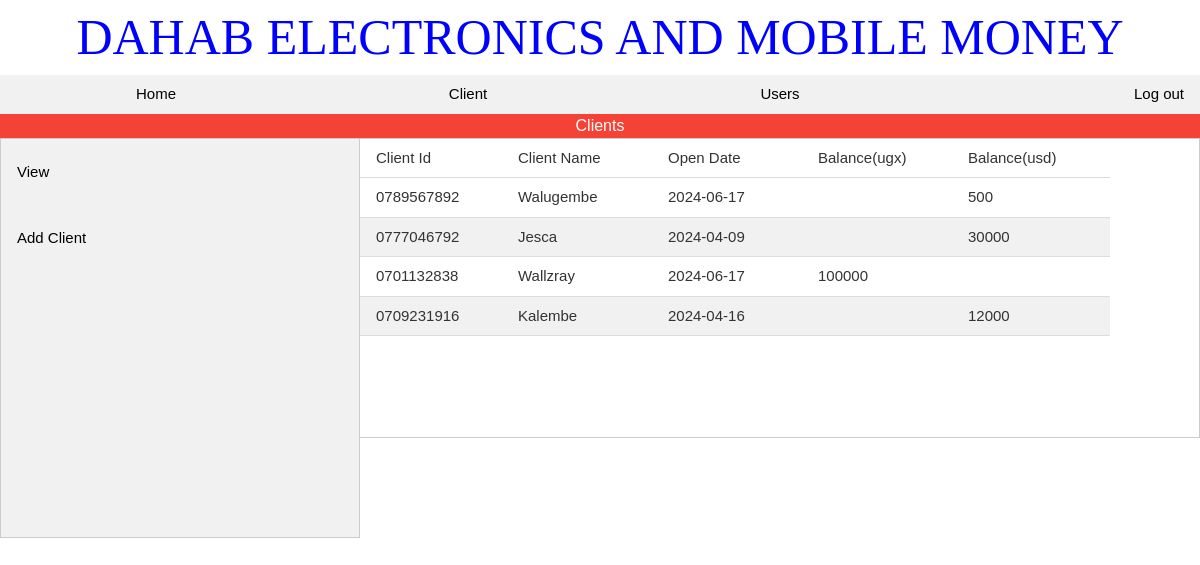
The page /client.php on the database its author committed.
### tables this page shows
CREATE TABLE IF NOT EXISTS `clients` (
  `clientId` varchar(20) NOT NULL,
  `clientName` varchar(20) NOT NULL,
  `openDate` date NOT NULL,
  `Amountugx` int DEFAULT NULL,
  `Amountusd` int DEFAULT NULL,
  PRIMARY KEY (`clientId`)
);

### client.php (the view, shortened to what this page needs)
<?php
include "myAdmin.php";
?>
<!DOCTYPE html>
<html lang="en">
<head>
    <link rel="stylesheet" href="css/style.css">
    <link rel="stylesheet" href="css/bootstrap.min.css">
    <link rel="stylesheet" href="css/w3.css">
</head>
<body>
  <div style="text-align: center;">
  <span style="font-family:algerian; color: blue; font-size: 50px;">DAHAB ELECTRONICS AND MOBILE MONEY</span>
</div>
    <div class="w3-bar w3-light-grey">
        <a href="admin.php" class="w3-bar-item w3-button w3-mobile w3-hover-blue"  style="width: 26%;">Home</a>
        <a href="client.php" class="w3-bar-item w3-button w3-mobile w3-hover-blue" style="width: 26%;">Client</a>
        <a href="user.php"class="w3-bar-item w3-button w3-mobile w3-hover-blue"    style="width: 26%;">Users</a>
        <a href="index.php" class="w3-bar-item w3-button w3-mobile w3-hover-blue w3-right">Log out</a>
    </div>
    <div class="w3-container w3-red" style="text-align: center; font-size: medium;">
        Clients
    </div>
    <div class="tab">
        <button class="tablinks" onclick="openDiv(event, 'View')">View</button>
        <button class="tablinks" onclick="openDiv(event, 'Add')">Add Client</button>
    </div>
    <div id="View" class="tabcontent w3-table w3-striped w3-bordered">
        <table >
            <thead>
                <td>Client Id</td>
                <td>Client Name</td>
                <td>Open Date</td>
                <td>Balance(ugx)</td>
                <td>Balance(usd)</td>
            </thead>
            <tbody>
              <?php
                $clientquery= $db->query("SELECT * from clients");
                $clientnum= mysqli_num_rows($clientquery);
                for($a=1; $a<= $clientnum; $a++){
                  $crow= mysqli_fetch_row($clientquery);
                  $Clientid= $crow[0];
                  $Clientname= $crow[1];
                  $Opendate= $crow[2];
                  $Amountugx= $crow[3];
                  $Amountusd= $crow[4];
                  echo "
                <tr>
                    <td>$Clientid</td>
                    <td>$Clientname</td>
                    <td>$Opendate</td>
                    <td>$Amountugx</td>
                    <td>$Amountusd</td>
                </tr>
                ";
              } ?>
            </tbody>
        </table>
    </div>
</body>
</html>

### Mobilemoney/css/style.css (style rules this page uses)
body { background: #f4f4f4; }

### Mobilemoney/css/w3.css (style rules this page uses)
html { box-sizing:border-box }
*,*:before,*:after { box-sizing:inherit }
html { -ms-text-size-adjust:100%;-webkit-text-size-adjust:100% }
body { margin:0 }
a { background-color:transparent }
button,input,select,textarea,optgroup { font:inherit;margin:0 }
button,input { overflow:visible }
button,select { text-transform:none }
button,[type=button],[type=reset],[type=submit] button::-moz-focus-inner,[type=button]::-moz-focus-inner,[type=reset]::-moz-focus-inner,[type=submit]::-moz-focus-inner { border-style:none;padding:0 }
html,body { font-family:Verdana,sans-serif;font-size:15px;line-height:1.5 }
html { overflow-x:hidden }
a { color:inherit }
.w3-table,.w3-table-all { border-collapse:collapse;border-spacing:0;width:100%;display:table }
.w3-bordered tr,.w3-table-all tr { border-bottom:1px solid #ddd }
.w3-striped tbody tr:nth-child(even) { background-color:#f1f1f1 }
.w3-table td,.w3-table th,.w3-table-all td,.w3-table-all th { padding:8px 8px;display:table-cell;text-align:left;vertical-align:top }
.w3-table th:first-child,.w3-table td:first-child,.w3-table-all th:first-child,.w3-table-all td:first-child { padding-left:16px }
.w3-btn,.w3-button { border:none;display:inline-block;padding:8px 16px;vertical-align:middle;overflow:hidden;text-decoration:none;color:inherit;background-color:inherit;text-align:center;cursor:pointer;white-space:nowrap }
.w3-btn,.w3-button { -webkit-touch-callout:none;-webkit-user-select:none;-khtml-user-select:none;-moz-user-select:none;-ms-user-select:none;user-select:none }
.w3-bar { width:100%;overflow:hidden }
.w3-bar .w3-bar-item { padding:8px 16px;float:left;width:auto;border:none;display:block;outline:0 }
.w3-bar .w3-button { white-space:normal }
.w3-container:after,.w3-container:before,.w3-panel:after,.w3-panel:before,.w3-row:after,.w3-row:before,.w3-row-padding:after,.w3-row-padding:before, .w3-cell-row:before,.w3-cell-row:after,.w3-clear:after,.w3-clear:before,.w3-bar:before,.w3-bar:after { content:"";display:table;clear:both }
.w3-container,.w3-panel { padding:0.01em 16px }
.w3-right { float:right!important }
.w3-red,.w3-hover-red:hover { color:#fff!important;background-color:#f44336!important }
.w3-light-grey,.w3-hover-light-grey:hover,.w3-light-gray,.w3-hover-light-gray:hover { color:#000!important;background-color:#f1f1f1!important }

### client.php (style rules this page uses)
* { box-sizing: border-box }
.tab { float: left; border: 1px solid #ccc; background-color: #f1f1f1; width: 30%; min-height: 400px; }
.tab button { display: block; background-color: inherit; color: black; padding: 22px 16px; width: 100%; border: none; outline: none; text-align: left; cursor: pointer; transition: 0.3s; }
.tabcontent { float: left; padding: 0px 12px; border: 1px solid #ccc; width: 70%; border-left: none; min-height: 300px; }
th, td { min-width: 150px; }

### rows shown on the page
clients: clientId "0789567892", clientName "Walugembe", openDate "2024-06-17", Amountusd "500"
clients: clientId "0777046792", clientName "Jesca", openDate "2024-04-09", Amountusd "30000"
clients: clientId "0701132838", clientName "Wallzray", openDate "2024-06-17", Amountugx "100000"
clients: clientId "0709231916", clientName "Kalembe", openDate "2024-04-16", Amountusd "12000"
